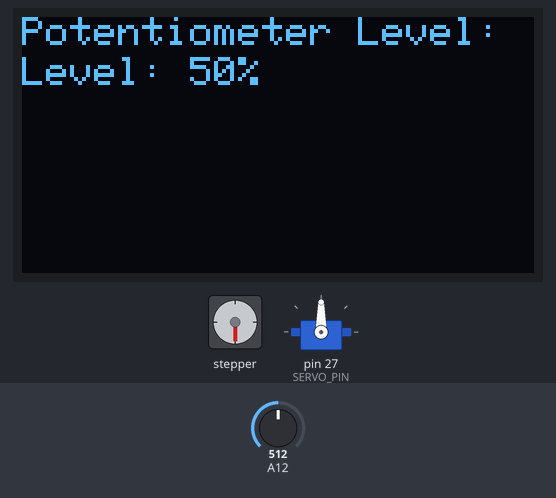
Recording of a sketch running on a simulated Arduino Mega 2560, built with avr-gcc and run on an emulated ATmega2560. On the bench: stepper motor, 128×64 one-colour display, servo. Wiring (inferred from the names in the program): stepper motor driver (200 steps per turn assumed): step pin 17; direction pin 16. The test bench sets the inputs (shaded band); at power-on: A12 = 512. What the sketch prints to the serial monitor is not drawn.

Above: at 1.2 s.
1.3 s: A12 set to 504
At 1.76 s:
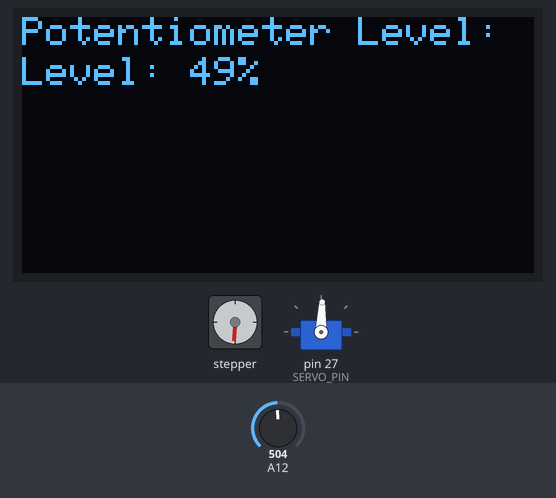
4.0 s: A12 set to 122
At 4.47 s:
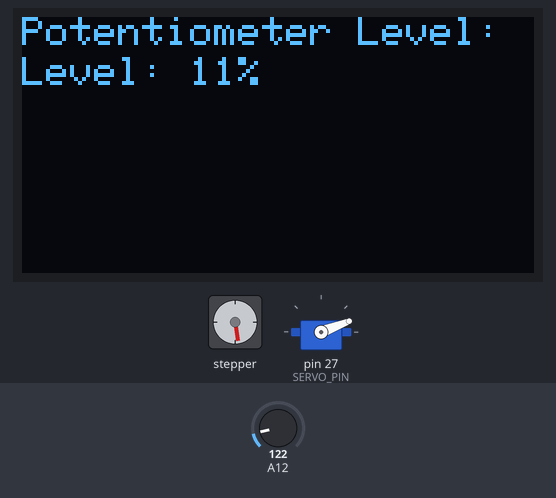
6.4 s: A12 set to 0
At 7.4 s:
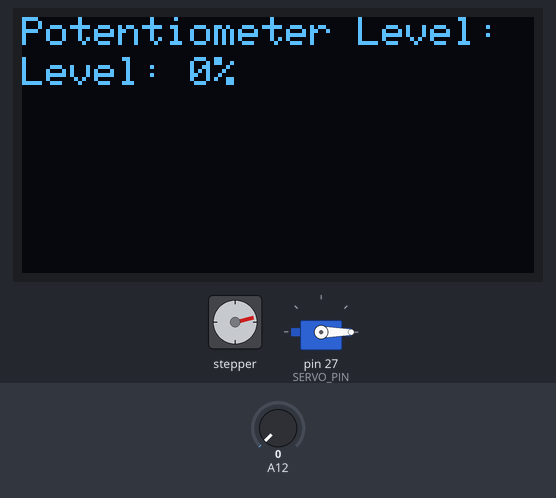
7.9 s: A12 set to 306
At 8.24 s:
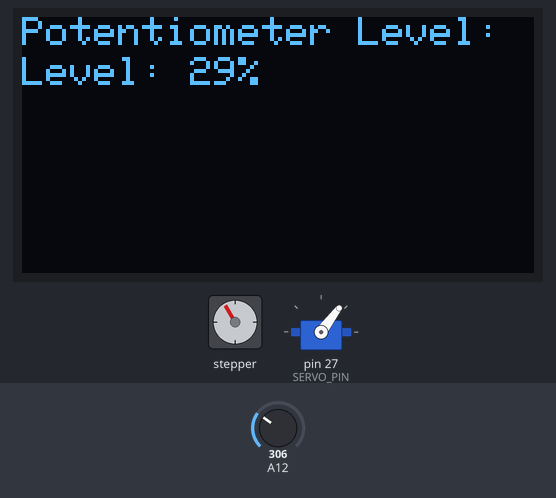
10.3 s: A12 set to 522
At 10.85 s:
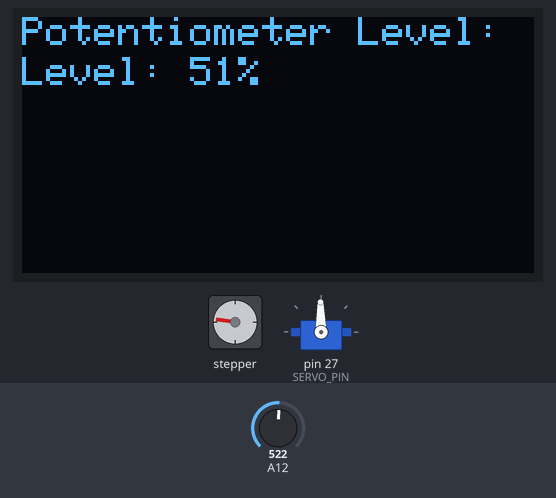
12.8 s: A12 set to 716
At 13.63 s:
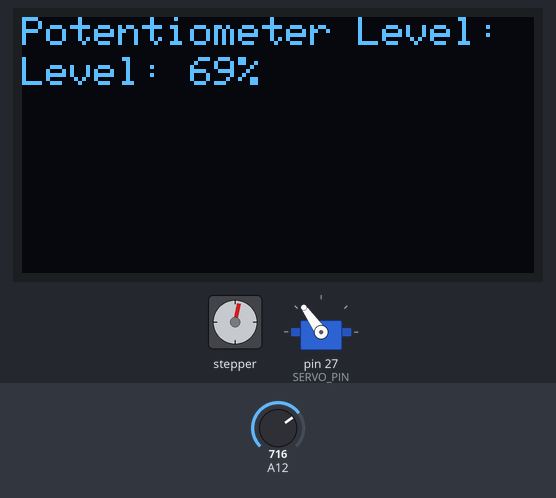
Timing chart, 0 to 19.0 s (numbered marks = the images above; inputs shaded):
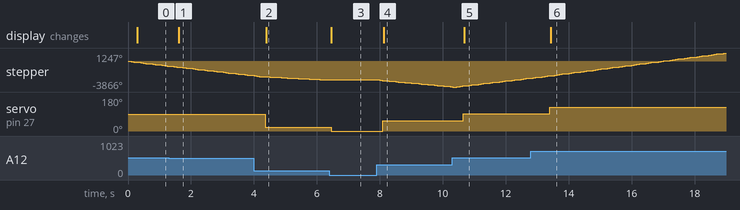

The sketch:

main.ino
```cpp
#include <Wire.h>
#include <Adafruit_GFX.h>
#include <Adafruit_SSD1306.h>
#include <Servo.h>

#define SCREEN_WIDTH 128
#define SCREEN_HEIGHT 64
#define POT_PIN 28
#define STEP_PIN 17
#define DIR_PIN 16
#define SERVO_PIN 27

Adafruit_SSD1306 display(SCREEN_WIDTH, SCREEN_HEIGHT, &Wire, -1);
Servo myServo;

void setup() {
  Serial.begin(115200);


  if (!display.begin(SSD1306_SWITCHCAPVCC, 0x3C)) {
    Serial.println(F("SSD1306 allocation failed"));
    for (;;);
  }


  pinMode(STEP_PIN, OUTPUT);
  pinMode(DIR_PIN, OUTPUT);


  myServo.attach(SERVO_PIN);

  display.clearDisplay();
  display.setTextSize(1);
  display.setTextColor(WHITE);


  display.setCursor(0, 0);
  display.println("Potentiometer Level:");
  display.display();
}

void loop() {

  int potValue = analogRead(POT_PIN);
  Serial.println(potValue);


  int steps = map(potValue, 0, 1023, 0, 200);


  digitalWrite(DIR_PIN, (potValue > 512) ? HIGH : LOW);


  for (int i = 0; i < steps; i++) {
    digitalWrite(STEP_PIN, HIGH);
    delayMicroseconds(1000);
    digitalWrite(STEP_PIN, LOW);
    delayMicroseconds(1000);
  }


  int servoAngle = map(potValue, 0, 1023, 0, 180);
  myServo.write(servoAngle);


  display.setCursor(0, 10);
  display.fillRect(0, 10, SCREEN_WIDTH, 54, BLACK);
  display.print("Level: ");
  display.print(map(potValue, 0, 1023, 0, 100));
  display.print("%");
  display.display();


  delay(100);
}
```

Measured:
- the behaviour switches between 512 and 511 on A12 (found by bisection; images 0 and 1)
- after the input at 1.3 s, servo on pin 27 (SERVO_PIN): 90° → 88° after 0.28 s; the display: changes after 0.31 s (image 1)
- after the input at 4.0 s, servo on pin 27 (SERVO_PIN): 88° → 21° after 0.36 s; the display: changes after 0.39 s (image 2)
- after the input at 6.4 s, stepper: stops changing and stays -2804°; servo on pin 27 (SERVO_PIN): 21° → 0° after 0.05 s; the display: changes after 0.05 s (image 3)
- after the input at 7.9 s, stepper: keeps turning counter-clockwise at about 446°/s, starting after 0.07 s; servo on pin 27 (SERVO_PIN): 0° → 53° after 0.19 s; the display: changes after 0.22 s (image 4)
- after the input at 10.3 s, servo on pin 27 (SERVO_PIN): 53° → 91° after 0.36 s; the display: changes after 0.38 s (image 5)
- after the input at 12.8 s, servo on pin 27 (SERVO_PIN): 91° → 125° after 0.60 s; the display: changes after 0.63 s (image 6)
